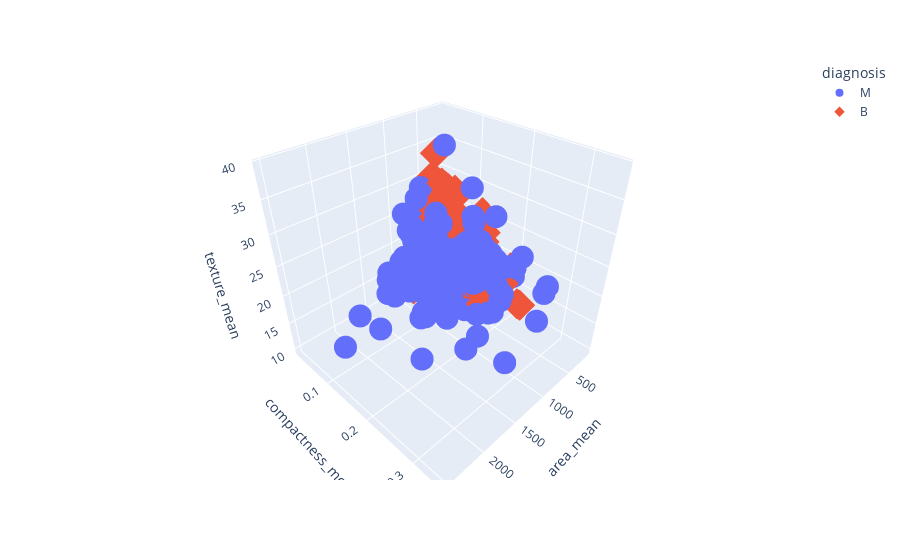

This figure's notebook cell:
### Code cell
import plotly.express as px
fig = px.scatter_3d(df_data, x='area_mean', y='compactness_mean', z='texture_mean',
              color='diagnosis', symbol='diagnosis', opacity=1, width=900) #size=''

# tight layout
#fig.update_layout(margin=dict(l=0, r=0, b=0, t=0))
fig.show()

### Figure 1 — Plotly figure (JSON) as saved in the notebook; plotly's stock layout.template omitted (floating-point values rounded to 4 significant figures; data arrays with more than 128 entries replaced by an {"elided": "..."} marker saying what was removed)
{"data": [{"hoverlabel": {"namelength": 0}, "hovertemplate": "diagnosis=M<br>area_mean=%{x}<br>compactness_mean=%{y}<br>texture_mean=%{z}", "legendgroup": "M", "marker": {"color": "#636efa", "opacity": 1, "symbol": "circle"}, "mode": "markers", "name": "M", "scene": "scene", "showlegend": true, "type": "scatter3d", "x": {"elided": "212 float values"}, "y": {"elided": "212 float values"}, "z": {"elided": "212 float values"}}, {"hoverlabel": {"namelength": 0}, "hovertemplate": "diagnosis=B<br>area_mean=%{x}<br>compactness_mean=%{y}<br>texture_mean=%{z}", "legendgroup": "B", "marker": {"color": "#EF553B", "opacity": 1, "symbol": "diamond"}, "mode": "markers", "name": "B", "scene": "scene", "showlegend": true, "type": "scatter3d", "x": {"elided": "357 float values"}, "y": {"elided": "357 float values"}, "z": {"elided": "357 float values"}}], "layout": {"legend": {"title": {"text": "diagnosis"}, "tracegroupgap": 0}, "margin": {"t": 60}, "scene": {"domain": {"x": [0, 1], "y": [0, 1]}, "xaxis": {"title": {"text": "area_mean"}}, "yaxis": {"title": {"text": "compactness_mean"}}, "zaxis": {"title": {"text": "texture_mean"}}}, "width": 900}}
